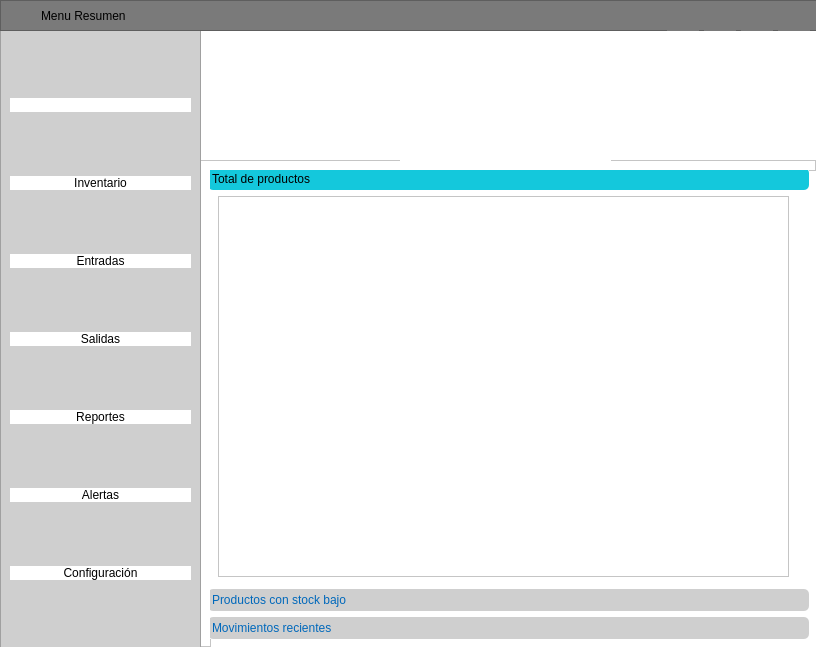
<?xml version="1.0" encoding="UTF-8"?>
<ui version="4.0">
 <class>MainWindow</class>
 <widget class="QMainWindow" name="MainWindow">
  <property name="geometry">
   <rect>
    <x>0</x>
    <y>0</y>
    <width>816</width>
    <height>647</height>
   </rect>
  </property>
  <property name="windowTitle">
   <string>MainWindow</string>
  </property>
  <widget class="QWidget" name="centralwidget">
   <property name="styleSheet">
    <string notr="true">background-color:#ffffff;</string>
   </property>
   <layout class="QVBoxLayout" name="verticalLayout">
    <property name="spacing">
     <number>0</number>
    </property>
    <property name="leftMargin">
     <number>0</number>
    </property>
    <property name="topMargin">
     <number>0</number>
    </property>
    <property name="rightMargin">
     <number>0</number>
    </property>
    <property name="bottomMargin">
     <number>0</number>
    </property>
    <item>
     <widget class="QFrame" name="frame">
      <property name="frameShape">
       <enum>QFrame::StyledPanel</enum>
      </property>
      <property name="frameShadow">
       <enum>QFrame::Raised</enum>
      </property>
      <widget class="QFrame" name="frame_barra">
       <property name="geometry">
        <rect>
         <x>0</x>
         <y>30</y>
         <width>201</width>
         <height>621</height>
        </rect>
       </property>
       <property name="layoutDirection">
        <enum>Qt::LeftToRight</enum>
       </property>
       <property name="styleSheet">
        <string notr="true">QFrame{
background-color: rgb(207, 207, 207);
}
QPushButton {
background-color: #ffffff;
border-radius: 20px;
}
QPushButton:hover {
background-color: #0068BB;
border-radius: 20px;
}</string>
       </property>
       <property name="frameShape">
        <enum>QFrame::StyledPanel</enum>
       </property>
       <property name="frameShadow">
        <enum>QFrame::Raised</enum>
       </property>
       <layout class="QVBoxLayout" name="verticalLayout_4">
        <item>
         <widget class="QPushButton" name="btn_resumen">
          <property name="text">
           <string/>
          </property>
          <property name="icon">
           <iconset>
            <normaloff>../models/logoIMSreduce.png</normaloff>../models/logoIMSreduce.png</iconset>
          </property>
          <property name="iconSize">
           <size>
            <width>90</width>
            <height>90</height>
           </size>
          </property>
          <property name="shortcut">
           <string/>
          </property>
          <property name="checkable">
           <bool>false</bool>
          </property>
          <property name="autoRepeat">
           <bool>false</bool>
          </property>
          <property name="autoExclusive">
           <bool>false</bool>
          </property>
          <property name="autoDefault">
           <bool>false</bool>
          </property>
          <property name="default">
           <bool>false</bool>
          </property>
          <property name="flat">
           <bool>true</bool>
          </property>
         </widget>
        </item>
        <item>
         <widget class="QPushButton" name="btn_inventario">
          <property name="text">
           <string>Inventario</string>
          </property>
          <property name="icon">
           <iconset>
            <normaloff>../models/inventario.svg</normaloff>../models/inventario.svg</iconset>
          </property>
          <property name="iconSize">
           <size>
            <width>32</width>
            <height>32</height>
           </size>
          </property>
          <property name="flat">
           <bool>true</bool>
          </property>
         </widget>
        </item>
        <item>
         <widget class="QPushButton" name="btn_entradas">
          <property name="text">
           <string>Entradas</string>
          </property>
          <property name="icon">
           <iconset>
            <normaloff>../models/entrada.svg</normaloff>../models/entrada.svg</iconset>
          </property>
          <property name="iconSize">
           <size>
            <width>32</width>
            <height>32</height>
           </size>
          </property>
          <property name="flat">
           <bool>true</bool>
          </property>
         </widget>
        </item>
        <item>
         <widget class="QPushButton" name="btn_salidas">
          <property name="text">
           <string>Salidas</string>
          </property>
          <property name="icon">
           <iconset>
            <normaloff>../models/salida.svg</normaloff>../models/salida.svg</iconset>
          </property>
          <property name="iconSize">
           <size>
            <width>32</width>
            <height>32</height>
           </size>
          </property>
          <property name="flat">
           <bool>true</bool>
          </property>
         </widget>
        </item>
        <item>
         <widget class="QPushButton" name="btn_reportes">
          <property name="text">
           <string>Reportes</string>
          </property>
          <property name="icon">
           <iconset>
            <normaloff>../models/reportes.svg</normaloff>../models/reportes.svg</iconset>
          </property>
          <property name="iconSize">
           <size>
            <width>32</width>
            <height>32</height>
           </size>
          </property>
          <property name="flat">
           <bool>true</bool>
          </property>
         </widget>
        </item>
        <item>
         <widget class="QPushButton" name="btn_alertas">
          <property name="text">
           <string>Alertas</string>
          </property>
          <property name="icon">
           <iconset>
            <normaloff>../models/alertas.svg</normaloff>../models/alertas.svg</iconset>
          </property>
          <property name="iconSize">
           <size>
            <width>32</width>
            <height>32</height>
           </size>
          </property>
          <property name="flat">
           <bool>true</bool>
          </property>
         </widget>
        </item>
        <item>
         <widget class="QPushButton" name="btn_configuracion">
          <property name="text">
           <string>Configuración</string>
          </property>
          <property name="icon">
           <iconset>
            <normaloff>../models/configuracion.svg</normaloff>../models/configuracion.svg</iconset>
          </property>
          <property name="iconSize">
           <size>
            <width>32</width>
            <height>32</height>
           </size>
          </property>
          <property name="flat">
           <bool>true</bool>
          </property>
         </widget>
        </item>
       </layout>
      </widget>
      <widget class="QFrame" name="frame_cuerpo">
       <property name="geometry">
        <rect>
         <x>210</x>
         <y>170</y>
         <width>611</width>
         <height>481</height>
        </rect>
       </property>
       <property name="styleSheet">
        <string notr="true">QToolBox::tab{
background-color: rgb(207, 207, 207);
border-radius: 5px;
color: #0068BB;
font: 12pt &quot;Swis721 BlkCn BT&quot;;
}
QToolBox::tab::selected{
background-color: rgb(20, 200, 220);
border-radius: 5px;
color: #000000;
font: 12pt &quot;Swis721 BlkCn BT&quot;;
}</string>
       </property>
       <property name="frameShape">
        <enum>QFrame::StyledPanel</enum>
       </property>
       <property name="frameShadow">
        <enum>QFrame::Raised</enum>
       </property>
       <widget class="QToolBox" name="toolBox3">
        <property name="geometry">
         <rect>
          <x>-2</x>
          <y>-2</y>
          <width>601</width>
          <height>471</height>
         </rect>
        </property>
        <property name="currentIndex">
         <number>0</number>
        </property>
        <widget class="QWidget" name="page">
         <property name="geometry">
          <rect>
           <x>0</x>
           <y>0</y>
           <width>601</width>
           <height>381</height>
          </rect>
         </property>
         <attribute name="icon">
          <iconset>
           <normaloff>../models/paginas.svg</normaloff>../models/paginas.svg</iconset>
         </attribute>
         <attribute name="label">
          <string>Total de productos</string>
         </attribute>
         <widget class="QListView" name="list_totproductos">
          <property name="geometry">
           <rect>
            <x>10</x>
            <y>0</y>
            <width>571</width>
            <height>381</height>
           </rect>
          </property>
         </widget>
        </widget>
        <widget class="QWidget" name="page_3">
         <property name="geometry">
          <rect>
           <x>0</x>
           <y>0</y>
           <width>601</width>
           <height>381</height>
          </rect>
         </property>
         <attribute name="icon">
          <iconset>
           <normaloff>../models/paginas.svg</normaloff>../models/paginas.svg</iconset>
         </attribute>
         <attribute name="label">
          <string>Productos con stock bajo</string>
         </attribute>
         <widget class="QListView" name="list_producstockbajo">
          <property name="geometry">
           <rect>
            <x>10</x>
            <y>10</y>
            <width>571</width>
            <height>371</height>
           </rect>
          </property>
         </widget>
        </widget>
        <widget class="QWidget" name="page_2">
         <property name="geometry">
          <rect>
           <x>0</x>
           <y>0</y>
           <width>601</width>
           <height>381</height>
          </rect>
         </property>
         <attribute name="icon">
          <iconset>
           <normaloff>../models/paginas.svg</normaloff>../models/paginas.svg</iconset>
         </attribute>
         <attribute name="label">
          <string>Movimientos recientes</string>
         </attribute>
         <widget class="QTableView" name="table_movrecientes">
          <property name="geometry">
           <rect>
            <x>10</x>
            <y>0</y>
            <width>571</width>
            <height>381</height>
           </rect>
          </property>
         </widget>
        </widget>
       </widget>
      </widget>
      <widget class="QFrame" name="frame_2">
       <property name="geometry">
        <rect>
         <x>200</x>
         <y>30</y>
         <width>621</width>
         <height>131</height>
        </rect>
       </property>
       <property name="styleSheet">
        <string notr="true">background-color: #ffffff</string>
       </property>
       <property name="frameShape">
        <enum>QFrame::StyledPanel</enum>
       </property>
       <property name="frameShadow">
        <enum>QFrame::Raised</enum>
       </property>
       <widget class="QLabel" name="logo_letras">
        <property name="geometry">
         <rect>
          <x>200</x>
          <y>0</y>
          <width>211</width>
          <height>151</height>
         </rect>
        </property>
        <property name="text">
         <string/>
        </property>
        <property name="pixmap">
         <pixmap>../models/logoIMSreduce2.png</pixmap>
        </property>
        <property name="scaledContents">
         <bool>true</bool>
        </property>
       </widget>
       <widget class="QPushButton" name="bt_ocultar">
        <property name="geometry">
         <rect>
          <x>-20</x>
          <y>60</y>
          <width>75</width>
          <height>40</height>
         </rect>
        </property>
        <property name="minimumSize">
         <size>
          <width>0</width>
          <height>40</height>
         </size>
        </property>
        <property name="styleSheet">
         <string notr="true">QPushButton:hover {
background-color: #0068BB;
border-radius: 20px;
}</string>
        </property>
        <property name="text">
         <string/>
        </property>
        <property name="icon">
         <iconset>
          <normaloff>../models/izquierda.svg</normaloff>../models/izquierda.svg</iconset>
        </property>
        <property name="iconSize">
         <size>
          <width>32</width>
          <height>32</height>
         </size>
        </property>
        <property name="flat">
         <bool>true</bool>
        </property>
       </widget>
       <widget class="QPushButton" name="bt_mostrar">
        <property name="geometry">
         <rect>
          <x>-20</x>
          <y>60</y>
          <width>75</width>
          <height>40</height>
         </rect>
        </property>
        <property name="minimumSize">
         <size>
          <width>0</width>
          <height>40</height>
         </size>
        </property>
        <property name="styleSheet">
         <string notr="true">QPushButton:hover {
background-color: #0068BB;
border-radius: 20px;
}</string>
        </property>
        <property name="text">
         <string/>
        </property>
        <property name="icon">
         <iconset>
          <normaloff>../models/derecha.svg</normaloff>../models/derecha.svg</iconset>
        </property>
        <property name="iconSize">
         <size>
          <width>32</width>
          <height>32</height>
         </size>
        </property>
        <property name="flat">
         <bool>true</bool>
        </property>
       </widget>
      </widget>
      <widget class="QFrame" name="frame_superior">
       <property name="geometry">
        <rect>
         <x>0</x>
         <y>0</y>
         <width>821</width>
         <height>31</height>
        </rect>
       </property>
       <property name="minimumSize">
        <size>
         <width>0</width>
         <height>30</height>
        </size>
       </property>
       <property name="autoFillBackground">
        <bool>false</bool>
       </property>
       <property name="styleSheet">
        <string notr="true">QFrame{
background-color: rgb(122, 122, 122);
}
QPushButton {
background-color: rgb(122, 122, 122);
border-radius: 20px;
}
QPushButton:hover {
background-color: #0068BB;
border-radius: 20px;
}</string>
       </property>
       <property name="frameShape">
        <enum>QFrame::StyledPanel</enum>
       </property>
       <property name="frameShadow">
        <enum>QFrame::Raised</enum>
       </property>
       <layout class="QHBoxLayout" name="horizontalLayout">
        <property name="spacing">
         <number>5</number>
        </property>
        <property name="leftMargin">
         <number>0</number>
        </property>
        <property name="topMargin">
         <number>0</number>
        </property>
        <property name="rightMargin">
         <number>0</number>
        </property>
        <property name="bottomMargin">
         <number>0</number>
        </property>
        <item>
         <spacer name="horizontalSpacer_2">
          <property name="orientation">
           <enum>Qt::Horizontal</enum>
          </property>
          <property name="sizeType">
           <enum>QSizePolicy::Minimum</enum>
          </property>
          <property name="sizeHint" stdset="0">
           <size>
            <width>40</width>
            <height>20</height>
           </size>
          </property>
         </spacer>
        </item>
        <item>
         <widget class="QLabel" name="label">
          <property name="styleSheet">
           <string notr="true">QLabel{
border-radius: 5px;
color: #000000;
font: 12pt &quot;Swis721 BlkCn BT&quot;;
}</string>
          </property>
          <property name="text">
           <string>Menu Resumen</string>
          </property>
          <property name="scaledContents">
           <bool>false</bool>
          </property>
         </widget>
        </item>
        <item>
         <spacer name="horizontalSpacer">
          <property name="orientation">
           <enum>Qt::Horizontal</enum>
          </property>
          <property name="sizeHint" stdset="0">
           <size>
            <width>40</width>
            <height>20</height>
           </size>
          </property>
         </spacer>
        </item>
        <item>
         <widget class="QPushButton" name="btn_minimizar">
          <property name="minimumSize">
           <size>
            <width>0</width>
            <height>30</height>
           </size>
          </property>
          <property name="text">
           <string/>
          </property>
          <property name="icon">
           <iconset>
            <normaloff>../models/minimizar.svg</normaloff>../models/minimizar.svg</iconset>
          </property>
          <property name="iconSize">
           <size>
            <width>28</width>
            <height>28</height>
           </size>
          </property>
          <property name="flat">
           <bool>true</bool>
          </property>
         </widget>
        </item>
        <item>
         <widget class="QPushButton" name="btn_agrandar">
          <property name="minimumSize">
           <size>
            <width>0</width>
            <height>30</height>
           </size>
          </property>
          <property name="text">
           <string/>
          </property>
          <property name="icon">
           <iconset>
            <normaloff>../models/hacergrande.svg</normaloff>../models/hacergrande.svg</iconset>
          </property>
          <property name="iconSize">
           <size>
            <width>28</width>
            <height>28</height>
           </size>
          </property>
         </widget>
        </item>
        <item>
         <widget class="QPushButton" name="btn_achicar">
          <property name="minimumSize">
           <size>
            <width>0</width>
            <height>30</height>
           </size>
          </property>
          <property name="text">
           <string/>
          </property>
          <property name="icon">
           <iconset>
            <normaloff>../models/hacerchico.svg</normaloff>../models/hacerchico.svg</iconset>
          </property>
          <property name="iconSize">
           <size>
            <width>28</width>
            <height>28</height>
           </size>
          </property>
         </widget>
        </item>
        <item>
         <widget class="QPushButton" name="btn_cerrar">
          <property name="minimumSize">
           <size>
            <width>0</width>
            <height>30</height>
           </size>
          </property>
          <property name="text">
           <string/>
          </property>
          <property name="icon">
           <iconset>
            <normaloff>../models/cerrar.svg</normaloff>../models/cerrar.svg</iconset>
          </property>
          <property name="iconSize">
           <size>
            <width>28</width>
            <height>28</height>
           </size>
          </property>
          <property name="flat">
           <bool>true</bool>
          </property>
         </widget>
        </item>
        <item>
         <spacer name="horizontalSpacer_3">
          <property name="orientation">
           <enum>Qt::Horizontal</enum>
          </property>
          <property name="sizeType">
           <enum>QSizePolicy::Maximum</enum>
          </property>
          <property name="sizeHint" stdset="0">
           <size>
            <width>10</width>
            <height>40</height>
           </size>
          </property>
         </spacer>
        </item>
       </layout>
      </widget>
      <zorder>frame_2</zorder>
      <zorder>frame_barra</zorder>
      <zorder>frame_cuerpo</zorder>
      <zorder>frame_superior</zorder>
     </widget>
    </item>
   </layout>
  </widget>
 </widget>
 <resources/>
 <connections/>
</ui>
